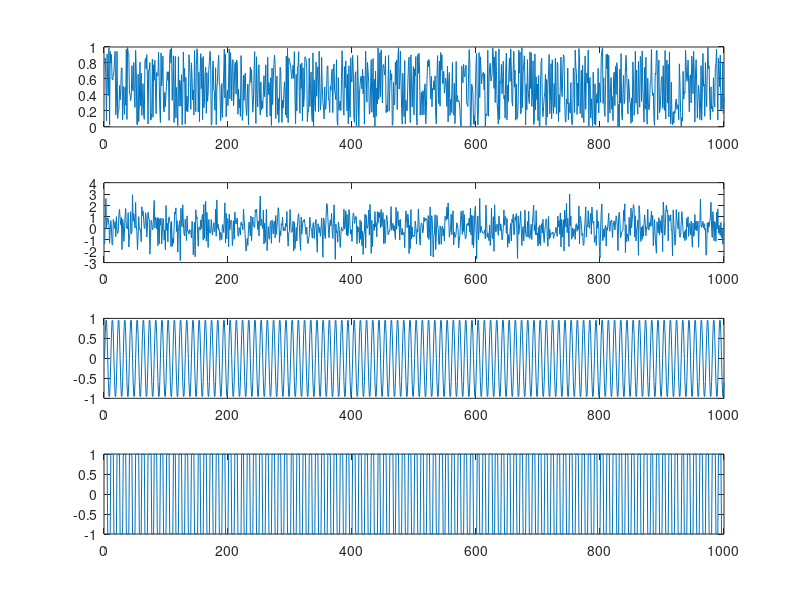
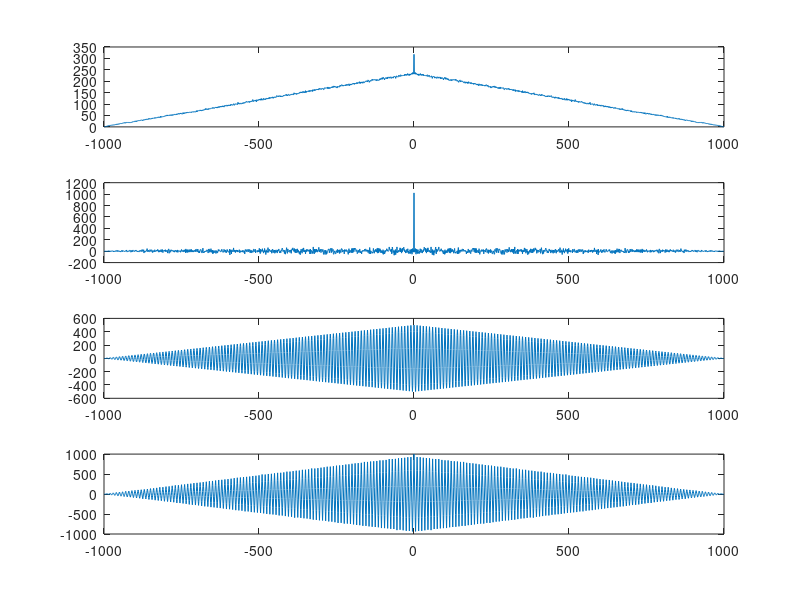
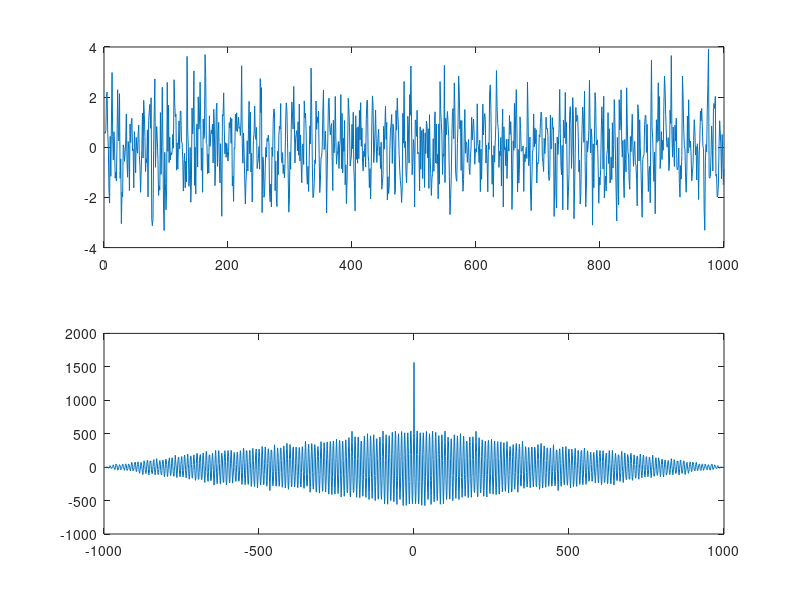
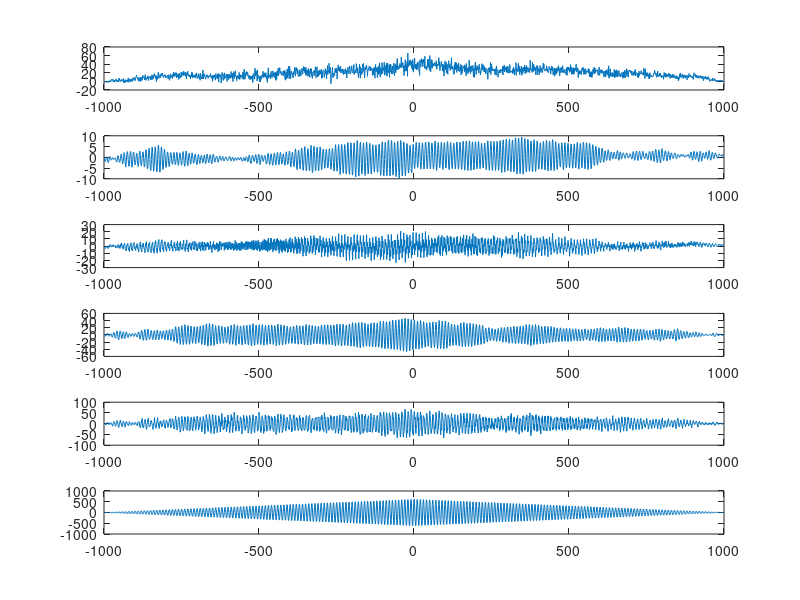

Reproduce these figures in MATLAB, in order.
clear all
close all
clc

%% 1
N=1000;
x1=rand(1,N);
x2=randn(1,N);
n=0:1:N-1;
f=10;
fs=100; %sampling frequency
x3=sin(2*pi*(f/fs)*n); %bcz when samplint, t=n*Ts
% for i=1:2:N
%     x4(i)=0;
%     x4(i+1)=1;
% end
x4=square(2*pi*(f/fs)*n);
figure
subplot(4,1,1)
plot(x1)
subplot(4,1,2)
plot(x2)
subplot(4,1,3)
plot(x3)
subplot(4,1,4)
plot(x4)

%% 2
clc
close all
X=[x1' x2' x3' x4'];
R=corrcoef(X)
%only sine and square signals are somewhat correlated
%3
C=cov(X)
%4
int=-(N-1):1:N-1; %x axis, bcz in autocorrelation max is at 0
R1=xcorr(x1);
R2=xcorr(x2);
R3=xcorr(x3);
R4=xcorr(x4);
figure
subplot(4,1,1)
plot(int,R1)
subplot(4,1,2)
plot(int,R2)
subplot(4,1,3)
plot(int,R3)
subplot(4,1,4)
plot(int,R4)

%% 5
clc
close all
%noise is created using randn or wgn
%xn=x3+randn(1,N);
xn=x3+wgn(1,N,0); %p is power in dB
Rn=xcorr(xn);
figure
subplot(2,1,1)
plot(xn)
subplot(2,1,2)
plot(int,Rn)
% we can find the frequency of the original sine signal from Rn (power
% spectral density)

%% 6
clc
close all
CC1=xcorr(x1,x2);
CC2=xcorr(x1,x3);
CC3=xcorr(x1,x4);
CC4=xcorr(x2,x3);
CC5=xcorr(x2,x4);
CC6=xcorr(x3,x4);
figure
subplot(6,1,1)
plot(int,CC1)
subplot(6,1,2)
plot(int,CC2)
subplot(6,1,3)
plot(int,CC3)
subplot(6,1,4)
plot(int,CC4)
subplot(6,1,5)
plot(int,CC5)
subplot(6,1,6)
plot(int,CC6)